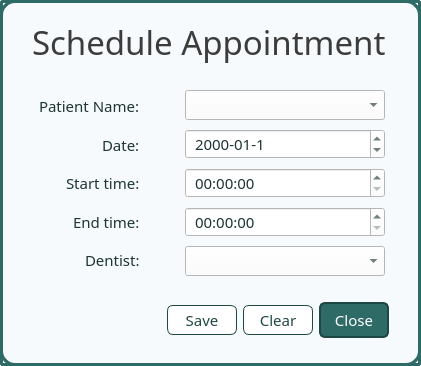
<?xml version="1.0" encoding="UTF-8"?>
<ui version="4.0">
 <class>appointment_form</class>
 <widget class="QDialog" name="appointment_form">
  <property name="windowModality">
   <enum>Qt::WindowModality::ApplicationModal</enum>
  </property>
  <property name="geometry">
   <rect>
    <x>0</x>
    <y>0</y>
    <width>421</width>
    <height>366</height>
   </rect>
  </property>
  <property name="palette">
   <palette>
    <active>
     <colorrole role="WindowText">
      <brush brushstyle="SolidPattern">
       <color alpha="255">
        <red>0</red>
        <green>0</green>
        <blue>0</blue>
       </color>
      </brush>
     </colorrole>
     <colorrole role="Button">
      <brush brushstyle="SolidPattern">
       <color alpha="255">
        <red>255</red>
        <green>255</green>
        <blue>255</blue>
       </color>
      </brush>
     </colorrole>
     <colorrole role="Light">
      <brush brushstyle="SolidPattern">
       <color alpha="255">
        <red>255</red>
        <green>255</green>
        <blue>255</blue>
       </color>
      </brush>
     </colorrole>
     <colorrole role="Midlight">
      <brush brushstyle="SolidPattern">
       <color alpha="255">
        <red>255</red>
        <green>255</green>
        <blue>255</blue>
       </color>
      </brush>
     </colorrole>
     <colorrole role="Dark">
      <brush brushstyle="SolidPattern">
       <color alpha="255">
        <red>127</red>
        <green>127</green>
        <blue>127</blue>
       </color>
      </brush>
     </colorrole>
     <colorrole role="Mid">
      <brush brushstyle="SolidPattern">
       <color alpha="255">
        <red>170</red>
        <green>170</green>
        <blue>170</blue>
       </color>
      </brush>
     </colorrole>
     <colorrole role="Text">
      <brush brushstyle="SolidPattern">
       <color alpha="255">
        <red>0</red>
        <green>0</green>
        <blue>0</blue>
       </color>
      </brush>
     </colorrole>
     <colorrole role="BrightText">
      <brush brushstyle="SolidPattern">
       <color alpha="255">
        <red>255</red>
        <green>255</green>
        <blue>255</blue>
       </color>
      </brush>
     </colorrole>
     <colorrole role="ButtonText">
      <brush brushstyle="SolidPattern">
       <color alpha="255">
        <red>0</red>
        <green>0</green>
        <blue>0</blue>
       </color>
      </brush>
     </colorrole>
     <colorrole role="Base">
      <brush brushstyle="SolidPattern">
       <color alpha="255">
        <red>255</red>
        <green>255</green>
        <blue>255</blue>
       </color>
      </brush>
     </colorrole>
     <colorrole role="Window">
      <brush brushstyle="SolidPattern">
       <color alpha="255">
        <red>255</red>
        <green>255</green>
        <blue>255</blue>
       </color>
      </brush>
     </colorrole>
     <colorrole role="Shadow">
      <brush brushstyle="SolidPattern">
       <color alpha="255">
        <red>0</red>
        <green>0</green>
        <blue>0</blue>
       </color>
      </brush>
     </colorrole>
     <colorrole role="AlternateBase">
      <brush brushstyle="SolidPattern">
       <color alpha="255">
        <red>255</red>
        <green>255</green>
        <blue>255</blue>
       </color>
      </brush>
     </colorrole>
     <colorrole role="ToolTipBase">
      <brush brushstyle="SolidPattern">
       <color alpha="255">
        <red>255</red>
        <green>255</green>
        <blue>220</blue>
       </color>
      </brush>
     </colorrole>
     <colorrole role="ToolTipText">
      <brush brushstyle="SolidPattern">
       <color alpha="255">
        <red>0</red>
        <green>0</green>
        <blue>0</blue>
       </color>
      </brush>
     </colorrole>
     <colorrole role="PlaceholderText">
      <brush brushstyle="SolidPattern">
       <color alpha="127">
        <red>0</red>
        <green>0</green>
        <blue>0</blue>
       </color>
      </brush>
     </colorrole>
     <colorrole role="Accent">
      <brush brushstyle="SolidPattern">
       <color alpha="255">
        <red>255</red>
        <green>255</green>
        <blue>255</blue>
       </color>
      </brush>
     </colorrole>
    </active>
    <inactive>
     <colorrole role="WindowText">
      <brush brushstyle="SolidPattern">
       <color alpha="255">
        <red>0</red>
        <green>0</green>
        <blue>0</blue>
       </color>
      </brush>
     </colorrole>
     <colorrole role="Button">
      <brush brushstyle="SolidPattern">
       <color alpha="255">
        <red>255</red>
        <green>255</green>
        <blue>255</blue>
       </color>
      </brush>
     </colorrole>
     <colorrole role="Light">
      <brush brushstyle="SolidPattern">
       <color alpha="255">
        <red>255</red>
        <green>255</green>
        <blue>255</blue>
       </color>
      </brush>
     </colorrole>
     <colorrole role="Midlight">
      <brush brushstyle="SolidPattern">
       <color alpha="255">
        <red>255</red>
        <green>255</green>
        <blue>255</blue>
       </color>
      </brush>
     </colorrole>
     <colorrole role="Dark">
      <brush brushstyle="SolidPattern">
       <color alpha="255">
        <red>127</red>
        <green>127</green>
        <blue>127</blue>
       </color>
      </brush>
     </colorrole>
     <colorrole role="Mid">
      <brush brushstyle="SolidPattern">
       <color alpha="255">
        <red>170</red>
        <green>170</green>
        <blue>170</blue>
       </color>
      </brush>
     </colorrole>
     <colorrole role="Text">
      <brush brushstyle="SolidPattern">
       <color alpha="255">
        <red>0</red>
        <green>0</green>
        <blue>0</blue>
       </color>
      </brush>
     </colorrole>
     <colorrole role="BrightText">
      <brush brushstyle="SolidPattern">
       <color alpha="255">
        <red>255</red>
        <green>255</green>
        <blue>255</blue>
       </color>
      </brush>
     </colorrole>
     <colorrole role="ButtonText">
      <brush brushstyle="SolidPattern">
       <color alpha="255">
        <red>0</red>
        <green>0</green>
        <blue>0</blue>
       </color>
      </brush>
     </colorrole>
     <colorrole role="Base">
      <brush brushstyle="SolidPattern">
       <color alpha="255">
        <red>255</red>
        <green>255</green>
        <blue>255</blue>
       </color>
      </brush>
     </colorrole>
     <colorrole role="Window">
      <brush brushstyle="SolidPattern">
       <color alpha="255">
        <red>255</red>
        <green>255</green>
        <blue>255</blue>
       </color>
      </brush>
     </colorrole>
     <colorrole role="Shadow">
      <brush brushstyle="SolidPattern">
       <color alpha="255">
        <red>0</red>
        <green>0</green>
        <blue>0</blue>
       </color>
      </brush>
     </colorrole>
     <colorrole role="AlternateBase">
      <brush brushstyle="SolidPattern">
       <color alpha="255">
        <red>255</red>
        <green>255</green>
        <blue>255</blue>
       </color>
      </brush>
     </colorrole>
     <colorrole role="ToolTipBase">
      <brush brushstyle="SolidPattern">
       <color alpha="255">
        <red>255</red>
        <green>255</green>
        <blue>220</blue>
       </color>
      </brush>
     </colorrole>
     <colorrole role="ToolTipText">
      <brush brushstyle="SolidPattern">
       <color alpha="255">
        <red>0</red>
        <green>0</green>
        <blue>0</blue>
       </color>
      </brush>
     </colorrole>
     <colorrole role="PlaceholderText">
      <brush brushstyle="SolidPattern">
       <color alpha="127">
        <red>0</red>
        <green>0</green>
        <blue>0</blue>
       </color>
      </brush>
     </colorrole>
     <colorrole role="Accent">
      <brush brushstyle="SolidPattern">
       <color alpha="255">
        <red>255</red>
        <green>255</green>
        <blue>255</blue>
       </color>
      </brush>
     </colorrole>
    </inactive>
    <disabled>
     <colorrole role="WindowText">
      <brush brushstyle="SolidPattern">
       <color alpha="255">
        <red>127</red>
        <green>127</green>
        <blue>127</blue>
       </color>
      </brush>
     </colorrole>
     <colorrole role="Button">
      <brush brushstyle="SolidPattern">
       <color alpha="255">
        <red>255</red>
        <green>255</green>
        <blue>255</blue>
       </color>
      </brush>
     </colorrole>
     <colorrole role="Light">
      <brush brushstyle="SolidPattern">
       <color alpha="255">
        <red>255</red>
        <green>255</green>
        <blue>255</blue>
       </color>
      </brush>
     </colorrole>
     <colorrole role="Midlight">
      <brush brushstyle="SolidPattern">
       <color alpha="255">
        <red>255</red>
        <green>255</green>
        <blue>255</blue>
       </color>
      </brush>
     </colorrole>
     <colorrole role="Dark">
      <brush brushstyle="SolidPattern">
       <color alpha="255">
        <red>127</red>
        <green>127</green>
        <blue>127</blue>
       </color>
      </brush>
     </colorrole>
     <colorrole role="Mid">
      <brush brushstyle="SolidPattern">
       <color alpha="255">
        <red>170</red>
        <green>170</green>
        <blue>170</blue>
       </color>
      </brush>
     </colorrole>
     <colorrole role="Text">
      <brush brushstyle="SolidPattern">
       <color alpha="255">
        <red>127</red>
        <green>127</green>
        <blue>127</blue>
       </color>
      </brush>
     </colorrole>
     <colorrole role="BrightText">
      <brush brushstyle="SolidPattern">
       <color alpha="255">
        <red>255</red>
        <green>255</green>
        <blue>255</blue>
       </color>
      </brush>
     </colorrole>
     <colorrole role="ButtonText">
      <brush brushstyle="SolidPattern">
       <color alpha="255">
        <red>127</red>
        <green>127</green>
        <blue>127</blue>
       </color>
      </brush>
     </colorrole>
     <colorrole role="Base">
      <brush brushstyle="SolidPattern">
       <color alpha="255">
        <red>255</red>
        <green>255</green>
        <blue>255</blue>
       </color>
      </brush>
     </colorrole>
     <colorrole role="Window">
      <brush brushstyle="SolidPattern">
       <color alpha="255">
        <red>255</red>
        <green>255</green>
        <blue>255</blue>
       </color>
      </brush>
     </colorrole>
     <colorrole role="Shadow">
      <brush brushstyle="SolidPattern">
       <color alpha="255">
        <red>0</red>
        <green>0</green>
        <blue>0</blue>
       </color>
      </brush>
     </colorrole>
     <colorrole role="AlternateBase">
      <brush brushstyle="SolidPattern">
       <color alpha="255">
        <red>255</red>
        <green>255</green>
        <blue>255</blue>
       </color>
      </brush>
     </colorrole>
     <colorrole role="ToolTipBase">
      <brush brushstyle="SolidPattern">
       <color alpha="255">
        <red>255</red>
        <green>255</green>
        <blue>220</blue>
       </color>
      </brush>
     </colorrole>
     <colorrole role="ToolTipText">
      <brush brushstyle="SolidPattern">
       <color alpha="255">
        <red>0</red>
        <green>0</green>
        <blue>0</blue>
       </color>
      </brush>
     </colorrole>
     <colorrole role="PlaceholderText">
      <brush brushstyle="SolidPattern">
       <color alpha="127">
        <red>127</red>
        <green>127</green>
        <blue>127</blue>
       </color>
      </brush>
     </colorrole>
     <colorrole role="Accent">
      <brush brushstyle="SolidPattern">
       <color alpha="255">
        <red>255</red>
        <green>255</green>
        <blue>255</blue>
       </color>
      </brush>
     </colorrole>
    </disabled>
   </palette>
  </property>
  <property name="windowTitle">
   <string>Dialog</string>
  </property>
  <property name="styleSheet">
   <string notr="true">#appointment_form {
	border: 3px solid #2E6B66;
	border-radius: 3px;
}</string>
  </property>
  <property name="modal">
   <bool>true</bool>
  </property>
  <layout class="QVBoxLayout" name="verticalLayout">
   <property name="spacing">
    <number>12</number>
   </property>
   <property name="leftMargin">
    <number>0</number>
   </property>
   <property name="topMargin">
    <number>0</number>
   </property>
   <property name="rightMargin">
    <number>0</number>
   </property>
   <property name="bottomMargin">
    <number>0</number>
   </property>
   <item>
    <widget class="QWidget" name="container_2" native="true">
     <property name="styleSheet">
      <string notr="true">#container_2 {
	border: 3px solid #2E6B66;
	background: #F7FAFC;
	border-radius: 15px;
}</string>
     </property>
     <layout class="QVBoxLayout" name="verticalLayout_5">
      <property name="leftMargin">
       <number>18</number>
      </property>
      <property name="topMargin">
       <number>18</number>
      </property>
      <property name="rightMargin">
       <number>18</number>
      </property>
      <property name="bottomMargin">
       <number>18</number>
      </property>
      <item>
       <widget class="QWidget" name="header_container" native="true">
        <layout class="QVBoxLayout" name="verticalLayout_2">
         <property name="spacing">
          <number>6</number>
         </property>
         <property name="leftMargin">
          <number>14</number>
         </property>
         <property name="topMargin">
          <number>0</number>
         </property>
         <property name="bottomMargin">
          <number>0</number>
         </property>
         <item>
          <widget class="QLabel" name="header_label">
           <property name="font">
            <font>
             <family>Slate Medium</family>
             <pointsize>25</pointsize>
            </font>
           </property>
           <property name="styleSheet">
            <string notr="true">#header_label {
	color: rgb(60, 60, 60);
}</string>
           </property>
           <property name="text">
            <string>Schedule Appointment</string>
           </property>
          </widget>
         </item>
        </layout>
       </widget>
      </item>
      <item>
       <widget class="QWidget" name="container" native="true">
        <layout class="QHBoxLayout" name="horizontalLayout_4">
         <item alignment="Qt::AlignmentFlag::AlignRight">
          <widget class="QWidget" name="label_container" native="true">
           <property name="styleSheet">
            <string notr="true">color: #1D3533;</string>
           </property>
           <layout class="QVBoxLayout" name="verticalLayout_4">
            <property name="rightMargin">
             <number>30</number>
            </property>
            <item alignment="Qt::AlignmentFlag::AlignRight">
             <widget class="QLabel" name="label_2">
              <property name="font">
               <font>
                <family>Slate</family>
                <pointsize>11</pointsize>
               </font>
              </property>
              <property name="text">
               <string>Patient Name:</string>
              </property>
             </widget>
            </item>
            <item alignment="Qt::AlignmentFlag::AlignRight">
             <widget class="QLabel" name="label_4">
              <property name="font">
               <font>
                <family>Slate</family>
                <pointsize>11</pointsize>
               </font>
              </property>
              <property name="text">
               <string>Date:</string>
              </property>
             </widget>
            </item>
            <item alignment="Qt::AlignmentFlag::AlignRight">
             <widget class="QLabel" name="label_3">
              <property name="font">
               <font>
                <family>Slate</family>
                <pointsize>11</pointsize>
               </font>
              </property>
              <property name="text">
               <string>Start time:</string>
              </property>
             </widget>
            </item>
            <item alignment="Qt::AlignmentFlag::AlignRight">
             <widget class="QLabel" name="label_6">
              <property name="font">
               <font>
                <family>Slate</family>
                <pointsize>11</pointsize>
               </font>
              </property>
              <property name="text">
               <string>End time:</string>
              </property>
             </widget>
            </item>
            <item alignment="Qt::AlignmentFlag::AlignRight">
             <widget class="QLabel" name="label_5">
              <property name="font">
               <font>
                <family>Slate</family>
                <pointsize>11</pointsize>
               </font>
              </property>
              <property name="text">
               <string>Dentist:</string>
              </property>
             </widget>
            </item>
           </layout>
          </widget>
         </item>
         <item>
          <widget class="QWidget" name="input_container" native="true">
           <property name="styleSheet">
            <string notr="true">color: #1D3533;

padding-left: 5px;</string>
           </property>
           <layout class="QVBoxLayout" name="verticalLayout_3">
            <property name="spacing">
             <number>9</number>
            </property>
            <item>
             <widget class="QComboBox" name="patient_field">
              <property name="minimumSize">
               <size>
                <width>200</width>
                <height>30</height>
               </size>
              </property>
              <property name="maximumSize">
               <size>
                <width>400</width>
                <height>30</height>
               </size>
              </property>
              <property name="font">
               <font>
                <family>Slate</family>
                <pointsize>11</pointsize>
               </font>
              </property>
              <property name="styleSheet">
               <string notr="true">background: white;</string>
              </property>
             </widget>
            </item>
            <item>
             <widget class="QDateEdit" name="date_field">
              <property name="minimumSize">
               <size>
                <width>200</width>
                <height>30</height>
               </size>
              </property>
              <property name="maximumSize">
               <size>
                <width>400</width>
                <height>30</height>
               </size>
              </property>
              <property name="font">
               <font>
                <family>Slate</family>
                <pointsize>11</pointsize>
               </font>
              </property>
              <property name="styleSheet">
               <string notr="true">background: white;</string>
              </property>
              <property name="displayFormat">
               <string>yyyy-MM-d</string>
              </property>
             </widget>
            </item>
            <item>
             <widget class="QTimeEdit" name="starttime_field">
              <property name="minimumSize">
               <size>
                <width>200</width>
                <height>30</height>
               </size>
              </property>
              <property name="maximumSize">
               <size>
                <width>400</width>
                <height>30</height>
               </size>
              </property>
              <property name="font">
               <font>
                <family>Slate</family>
                <pointsize>11</pointsize>
               </font>
              </property>
              <property name="styleSheet">
               <string notr="true">background: white;</string>
              </property>
             </widget>
            </item>
            <item>
             <widget class="QTimeEdit" name="endtime_field">
              <property name="minimumSize">
               <size>
                <width>200</width>
                <height>30</height>
               </size>
              </property>
              <property name="maximumSize">
               <size>
                <width>400</width>
                <height>30</height>
               </size>
              </property>
              <property name="font">
               <font>
                <family>Slate</family>
                <pointsize>11</pointsize>
               </font>
              </property>
              <property name="styleSheet">
               <string notr="true">background: white;</string>
              </property>
             </widget>
            </item>
            <item>
             <widget class="QComboBox" name="dentist_field">
              <property name="minimumSize">
               <size>
                <width>170</width>
                <height>30</height>
               </size>
              </property>
              <property name="maximumSize">
               <size>
                <width>352</width>
                <height>30</height>
               </size>
              </property>
              <property name="font">
               <font>
                <family>Slate</family>
                <pointsize>11</pointsize>
               </font>
              </property>
              <property name="styleSheet">
               <string notr="true">background: white;</string>
              </property>
             </widget>
            </item>
           </layout>
          </widget>
         </item>
        </layout>
       </widget>
      </item>
      <item>
       <widget class="QWidget" name="buttons_container" native="true">
        <layout class="QHBoxLayout" name="horizontalLayout_3">
         <property name="topMargin">
          <number>2</number>
         </property>
         <property name="rightMargin">
          <number>14</number>
         </property>
         <item>
          <spacer name="horizontalSpacer_4">
           <property name="orientation">
            <enum>Qt::Orientation::Horizontal</enum>
           </property>
           <property name="sizeHint" stdset="0">
            <size>
             <width>40</width>
             <height>20</height>
            </size>
           </property>
          </spacer>
         </item>
         <item>
          <widget class="QPushButton" name="savebutton">
           <property name="minimumSize">
            <size>
             <width>70</width>
             <height>30</height>
            </size>
           </property>
           <property name="font">
            <font>
             <family>Slate</family>
             <pointsize>11</pointsize>
            </font>
           </property>
           <property name="cursor">
            <cursorShape>PointingHandCursor</cursorShape>
           </property>
           <property name="styleSheet">
            <string notr="true">#savebutton {
	background: white;
	border-radius: 6px;
	border: 1px solid #1F4744;
	color: #1F4744;

}

#savebutton:hover {
	background: #DBF0EE;	
}

#savebutton:pressed {
	background: #B8E0DD;
}</string>
           </property>
           <property name="text">
            <string>Save</string>
           </property>
          </widget>
         </item>
         <item>
          <widget class="QPushButton" name="clearbutton">
           <property name="minimumSize">
            <size>
             <width>70</width>
             <height>30</height>
            </size>
           </property>
           <property name="font">
            <font>
             <family>Slate</family>
             <pointsize>11</pointsize>
            </font>
           </property>
           <property name="cursor">
            <cursorShape>PointingHandCursor</cursorShape>
           </property>
           <property name="styleSheet">
            <string notr="true">#clearbutton {
	background: white;
	border-radius: 6px;
	border: 1px solid #1F4744;
	color: #1F4744;

}

#clearbutton:hover {
	background: #DBF0EE;	
}

#clearbutton:pressed {
	background: #B8E0DD;
}</string>
           </property>
           <property name="text">
            <string>Clear</string>
           </property>
          </widget>
         </item>
         <item>
          <widget class="QPushButton" name="cancelbutton">
           <property name="minimumSize">
            <size>
             <width>70</width>
             <height>30</height>
            </size>
           </property>
           <property name="font">
            <font>
             <family>Slate</family>
             <pointsize>11</pointsize>
            </font>
           </property>
           <property name="cursor">
            <cursorShape>PointingHandCursor</cursorShape>
           </property>
           <property name="styleSheet">
            <string notr="true">#cancelbutton {
	border-radius: 6px;
	color: white;
	border: 2px solid #1F4744;
	padding: 5px;
	background: #2E6B66;
}

#cancelbutton:hover {
	border: 2px solid #367D77;
	background: #265955;

}
#cancelbutton:pressed {
	background: #1F4744;
	color: white;
	border: 2px solid #1F4744;
}</string>
           </property>
           <property name="text">
            <string>Close</string>
           </property>
          </widget>
         </item>
        </layout>
       </widget>
      </item>
     </layout>
    </widget>
   </item>
  </layout>
 </widget>
 <resources/>
 <connections/>
</ui>
